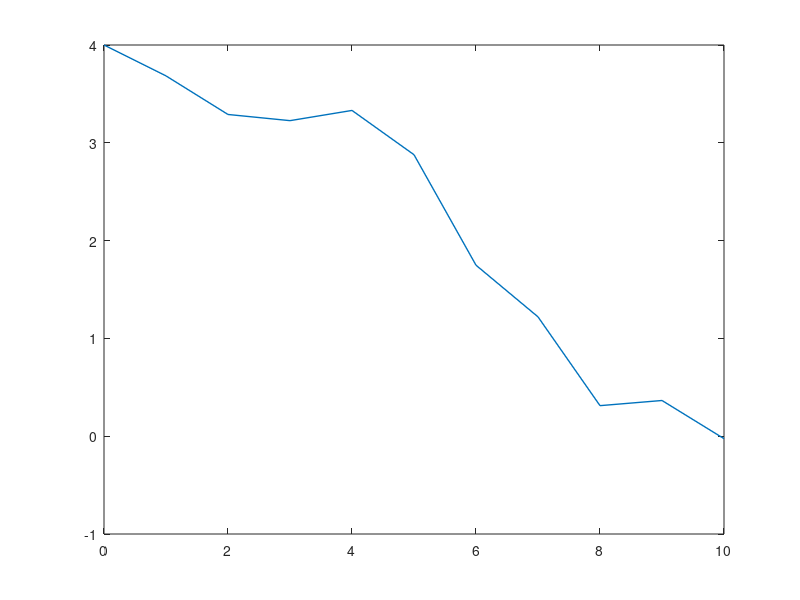
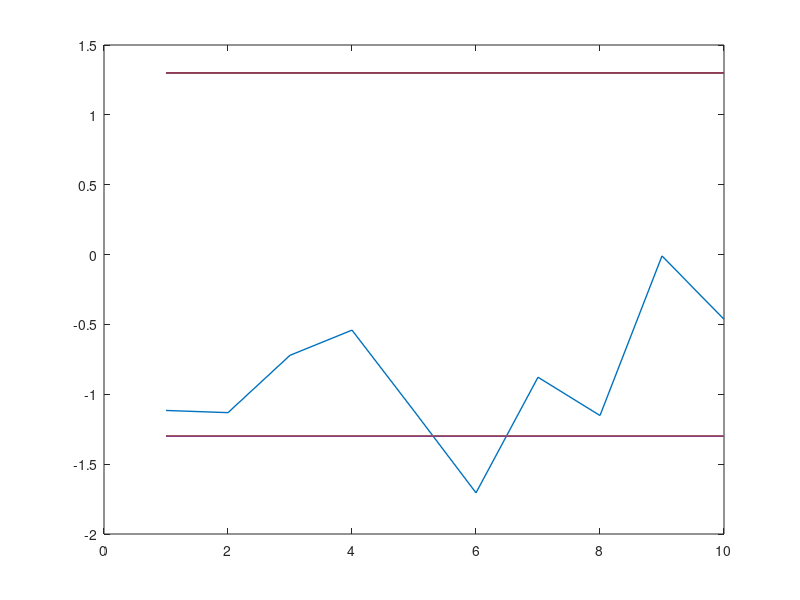

MATLAB code for these plots, in order:
% CDC22 simulation
% SISO with constraints
clear;
clc;
T = 2;
N = 10;
dt = T / N;
A = 1 + dt; 
B = 1;
H = 1;
Q = 0;
R = dt;
lambda1 = 5;
lambda2 = 0.1;
lambda3 = 0.5;
qn = 0;
uup = 1;

J1 = zeros(1,N+1);
J2 = zeros(1,N+1);
J3 = zeros(1,N+1);
J1(N+1) = lambda1 * H;
J2(N+1) = 2 * lambda1 * qn;
J3(N+1) = 0;

W = zeros(1,N);
Z = zeros(1,N);
P = zeros(1,N);
G_tilde = zeros(1,N);
M_tilde = zeros(1,N);

x = zeros(1, N + 1);  % 状态
x(1) = 4;
u = zeros(1, N);  % 控制输入
mu = zeros(1, N);
sigma2 = zeros(1, N);
delta = zeros(1, N);

list = [1:4];
for i = 0:N-1  % 倒着求系数
    W(N-i) = lambda2 * Q + A' * J1(N-i+1) * A;
    Z(N-i) = J2(N-i+1) * A;
    P(N-i) = lambda2 * R + B' * J1(N-i+1) * B;
    
    if ismember(N-i, list)
        G_tilde(N-i) = 0;
        M_tilde(N-i) = -uup;
    else
        G_tilde(N-i) = (lambda2 * R + B' * J1(N-i+1) * B)^(-1) * B' * J1(N-i+1) * A;
        M_tilde(N-i) = 0.5 * (lambda2 * R + B' * J1(N-i+1) * B)^(-1) * B' * J2(N-i+1);
    end
    
    J1(N-i) = W(N-i) - A * J1(N-i+1) * B * G_tilde(N-i);
    J2(N-i) = Z(N-i)  - J2(N-i+1) * B * G_tilde(N-i);
%     J3(N-i) = M_tilde(N-i) * P(N-i) * M_tilde(N-i) - J2(N-i+1) * B * M_tilde(N-i) + 2 * sqrt(lambda3 * P(N-i)) + J3(N-i+1);
end


for j = 1:N  % 正着求输入和状态
    mu(j) = -G_tilde(j) * x(j) + M_tilde(j);
    sigma2(j) = lambda3 / P(j);
    a = sqrt(3 * sigma2(j));
    if a > 0.5
        a = 0.5;
    end
    delta(j) = unifrnd(-a, a);
    u(j) = mu(j) + delta(j);

    x(j+1) = A * x(j) + B * u(j);
end

x1 = zeros(1, N + 1);  % 状态
x1(1) = x(1);
u1 = zeros(1, N);  % 控制输入
mu1 = zeros(1, N);
for k = 1:N  % 正着求输入和状态
    mu1(k) = -G_tilde(k) * x1(k) + M_tilde(k);
    u1(k) = mu1(k) + 0;
    x1(k+1) = A * x1(k) + B * u1(k);
end

% subplot(1,2,1);
figure();
n1 = 0:1:N;
p1 = plot(n1, x,'-','LineWidth',1);
hold on;
% subplot(1,2,2);
figure();
n2 = 1:1:N;
plot(n2, u,'LineWidth',1);
hold on;
plot(n2, ones(N)*(-1.3),'LineWidth',1);
plot(n2, ones(N)*(1.3),'LineWidth',1);